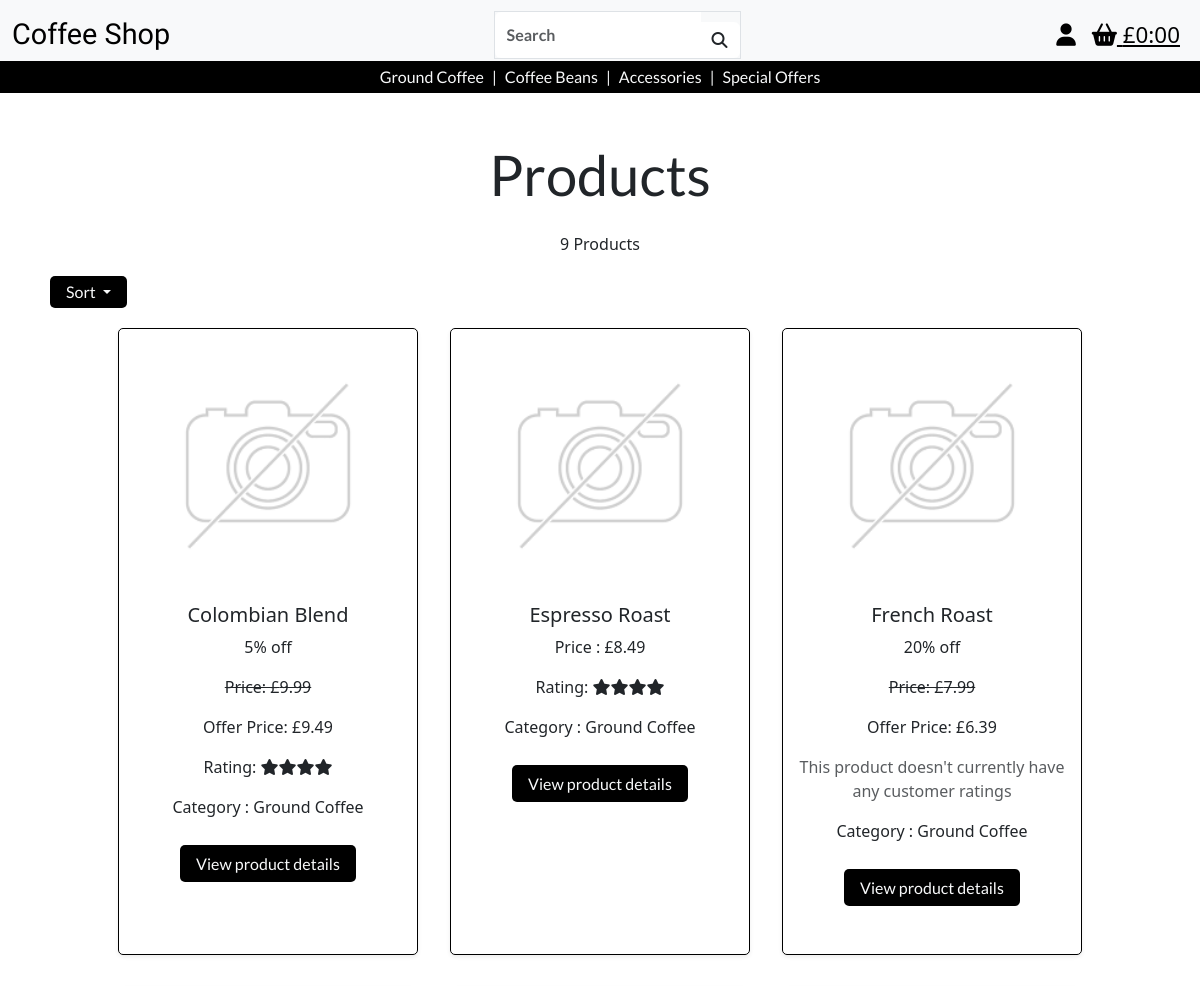
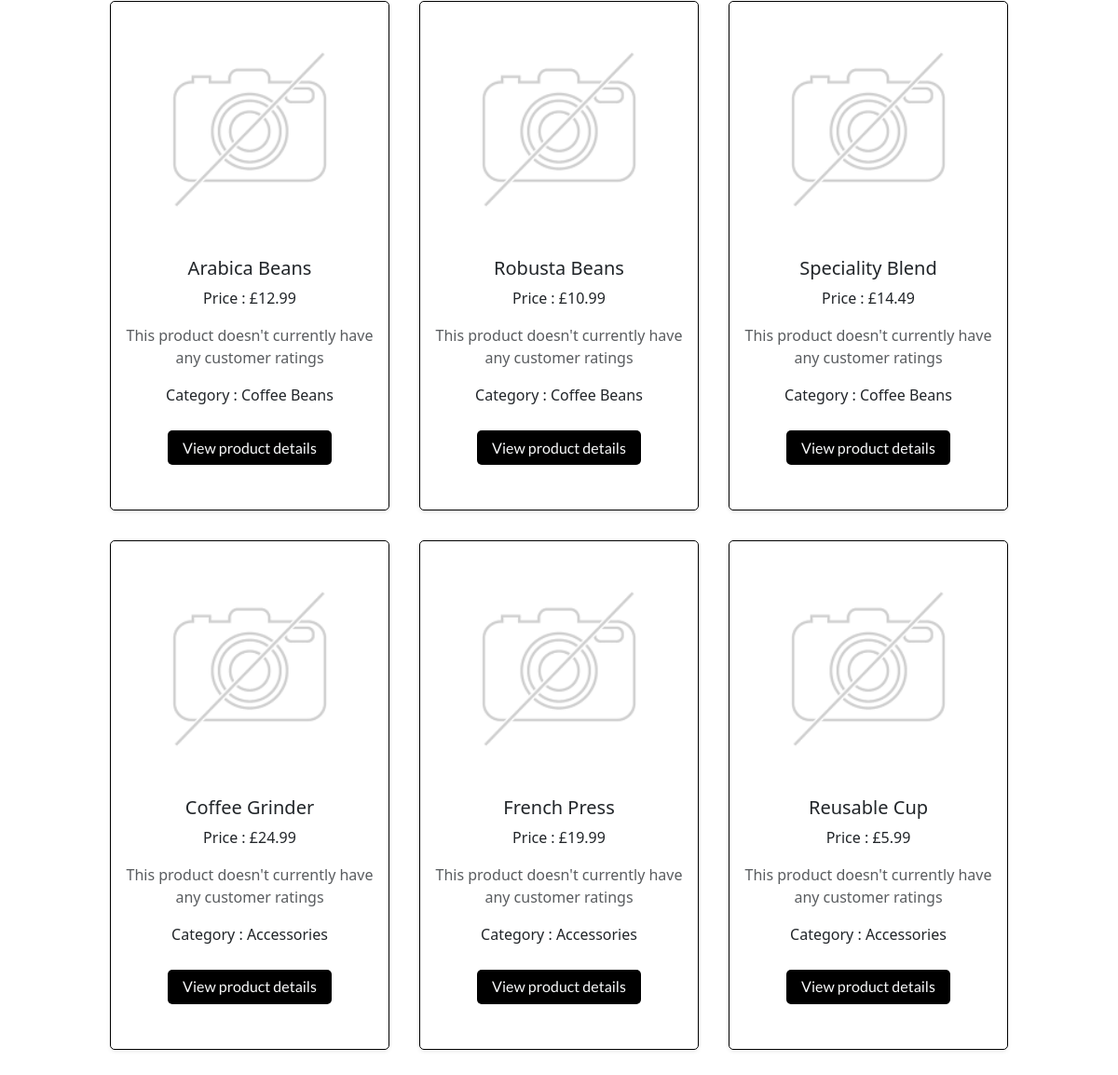
Screenshot of /products/ with the database file from the repository (2 pictures, top to bottom).
### products/models.py (models this page shows, shortened)
class Product(models.Model):
    category = models.ForeignKey(
        'Category', null=True, blank=True, on_delete=models.SET_NULL)
    sku = models.CharField(max_length=254, null=True, blank=True, unique=True)
    product_name = models.CharField(max_length=254)
    description = models.TextField()
    price = models.DecimalField(max_digits=6, decimal_places=2)
    image_url = models.URLField(max_length=1024, null=True, blank=True)
    image = models.ImageField(null=True, blank=True)

class Category(models.Model):
    class Meta:
        verbose_name_plural = 'Categories'
    name = models.CharField(max_length=254)
    friendly_name = models.CharField(max_length=254, null=True, blank=True)

### promotions/models.py (models this page shows)
class Discount(models.Model):
    product = models.OneToOneField(Product, on_delete=models.CASCADE, related_name='discount', primary_key=True)
    percentage = models.PositiveIntegerField(validators=[MaxValueValidator(50)])
    def apply_discount(self, price):
        discounted_price = price - (price * self.percentage / 100)
        return round(discounted_price, 2)
    def discounted_price(self):
        return self.apply_discount(self.product.price)
    def __str__(self):
        return f"{self.percentage}% off"

### products/views.py (the view, shortened to what this page needs)
# urls.py: path('', views.all_products, name='products'),
def all_products(request):
    products = Product.objects.all()
    query = None
    sort = None
    direction = None
    category = None
    sortkey = 'id'
    products = products.annotate(avg_rating=Round(Avg('reviews__rating')))
    current_sorting = f'{sort}_{direction}'
    context = {
        'products': products,
        'search_term': query,
        'current_sorting': current_sorting,
        'selected_category': category,
    }
    return render(request, 'products/products.html', context)

### bag/contexts.py (called while the page is built, shortened)
def bag_contents(request):
    bag_items = []
    total = 0
    product_count = 0
    bag = request.session.get('bag', {})
    if total < settings.FREE_DELIVERY_THRESHOLD:
        delivery = total * Decimal(settings.STANDARD_DELIVERY_PERCENTAGE / 100)
        free_delivery_delta = settings.FREE_DELIVERY_THRESHOLD - total
    else:
        delivery = 0
        free_delivery_delta = 0
    grand_total = delivery + total
    context = {
        'bag_items' : bag_items,
        'total' : total,
        'product_count' : product_count,
        'delivery': delivery,
        'free_delivery_delta' : free_delivery_delta,
        'free_delivery_threshold' : settings.FREE_DELIVERY_THRESHOLD,
        'grand_total' : grand_total,
    }
    return context

### products/templates/products/products.html (shortened to what this page needs)
{% extends 'base.html' %} {% load static %} {% block extra_css %}
<link rel="stylesheet" href="{% static 'css/products.css' %}" />
{% endblock%} {% block content %}
<div class="container-fluid">
  <div class="row">
    <div class="col text-center mt-5 header">
      <h1 class="header">Products</h1>
    </div>
  </div>
  <div class="container">
    <div class="col-8 text-center offset-2">
      <p class="mt-3">
        {{ products|length }} Products{% if search_term %} found for '<strong>{{ search_term }}</strong>'{% endif %}
      </p>
    </div>
    <div class="row">
      <div class="m-2">
        <a
          class="button dropdown-toggle"
          href="#"
          role="button"
          id="dropdownMenuLink"
          data-bs-toggle="dropdown"
          aria-expanded="false"
        >
          Sort
        </a>
      </div>
    </div>
  </div>
  <div class="row justify-content-center">
    {% for product in products %}
    <div class="col-10 col-sm-5 col-lg-3 m-3 product-container shadow-sm">
      {% if product.image %}
      <a href="{% url 'product_detail' product.id %}">
        <img
          class="card-img-top img-fluid"
          src="{{ product.image.url }}"
          alt="{{ product.name }}"
        />
      </a>
      {% else %}
      <a href="{% url 'product_detail' product.id %}">
        <img
          class="card-img-top img-fluid"
          src="{{ MEDIA_URL }}noimage.png"
          alt="{{ product.name }}"
        />
      </a>
      {% endif %}
      <div class="">
        <div class="row">
          <div class="text-center">
            {% if product.discount %}
              <h5>{{ product.product_name }}</h5>
              <p>{{product.discount}}</p>
              <p class="line-through">Price: £{{ product.price }}</p>
              <p>Offer Price: £{{ product.discount.discounted_price }}</p>
            {% else %}
              <h5>{{ product.product_name }}</h5>
              <p>Price : £{{ product.price }}</p>
            {% endif %}
            {% if product.avg_rating %}
              {% if product.avg_rating == 1 %}
                <p>Rating: <i class="fa-solid fa-star"></i></p>
              {% elif product.avg_rating == 2 %}
                <p>Rating: <i class="fa-solid fa-star"></i><i class="fa-solid fa-star"></i></p>
              {% elif product.avg_rating == 3 %}
                <p>Rating: <i class="fa-solid fa-star"></i><i class="fa-solid fa-star"></i><i class="fa-solid fa-star"></i></p>
              {% elif product.avg_rating == 4 %}
                <p>Rating: <i class="fa-solid fa-star"></i><i class="fa-solid fa-star"></i><i class="fa-solid fa-star"></i><i class="fa-solid fa-star"></i></p>
              {% elif product.avg_rating == 5 %}
                <p>Rating: <i class="fa-solid fa-star"></i><i class="fa-solid fa-star"></i><i class="fa-solid fa-star"></i><i class="fa-solid fa-star"></i><i class="fa-solid fa-star"></i></p>
              {% endif %}
            {% else %}
            <p class="text-muted">This product doesn't currently have any customer ratings</p>
            {% endif %}
            {% if product.category %}
            <p>Category : {{ product.category.friendly_name }}</p>
            {% endif %}
            <div class="d-inline-block">
              <a
                href="{% url 'product_detail' product.id %}"
                class="d-block button mb-5"
                >View product details</a
              >
            </div>
          </div>
        </div>
      </div>
    </div>
    {% endfor %}
  </div>
</div>
{% endblock %}

### static/css/base.css (style rules this page uses)
button, .button { color: #f8f9fa; font-family: "lato", sans-serif; font-weight: 400; text-decoration: none; background-color: black; padding: 0.4rem 1rem; border-radius: 5px; margin-top: 10px; }
.line-through { text-decoration: line-through; }
.header { font-size:3.5rem; font-family: 'lato', sans-serif; }

### static/css/products.css (style rules this page uses)
.product-container { border: 1px solid black; border-radius: 5px; display: flex; flex-direction: column; min-height: 100%; }
.line-through { text-decoration: line-through; }

### rows the page displays
Product: product_name "Colombian Blend", discount "5% off", price "9.99", discount.discounted_price "9.49", shows "Rating:", category.friendly_name "Ground Coffee"
Product: product_name "Espresso Roast", price "8.49", shows "Rating:", category.friendly_name "Ground Coffee"
Product: product_name "French Roast", discount "20% off", price "7.99", discount.discounted_price "6.39", shows "This product doesn't currently have any customer ratings", category.friendly_name "Ground Coffee"
Product: product_name "Arabica Beans", price "12.99", shows "This product doesn't currently have any customer ratings", category.friendly_name "Coffee Beans"
Product: product_name "Robusta Beans", price "10.99", shows "This product doesn't currently have any customer ratings", category.friendly_name "Coffee Beans"
Product: product_name "Speciality Blend", price "14.49", shows "This product doesn't currently have any customer ratings", category.friendly_name "Coffee Beans"
Product: product_name "Coffee Grinder", price "24.99", shows "This product doesn't currently have any customer ratings", category.friendly_name "Accessories"
Product: product_name "French Press", price "19.99", shows "This product doesn't currently have any customer ratings", category.friendly_name "Accessories"
Product: product_name "Reusable Cup", price "5.99", shows "This product doesn't currently have any customer ratings", category.friendly_name "Accessories"

### other values shown
{{ products|length }} "9"
